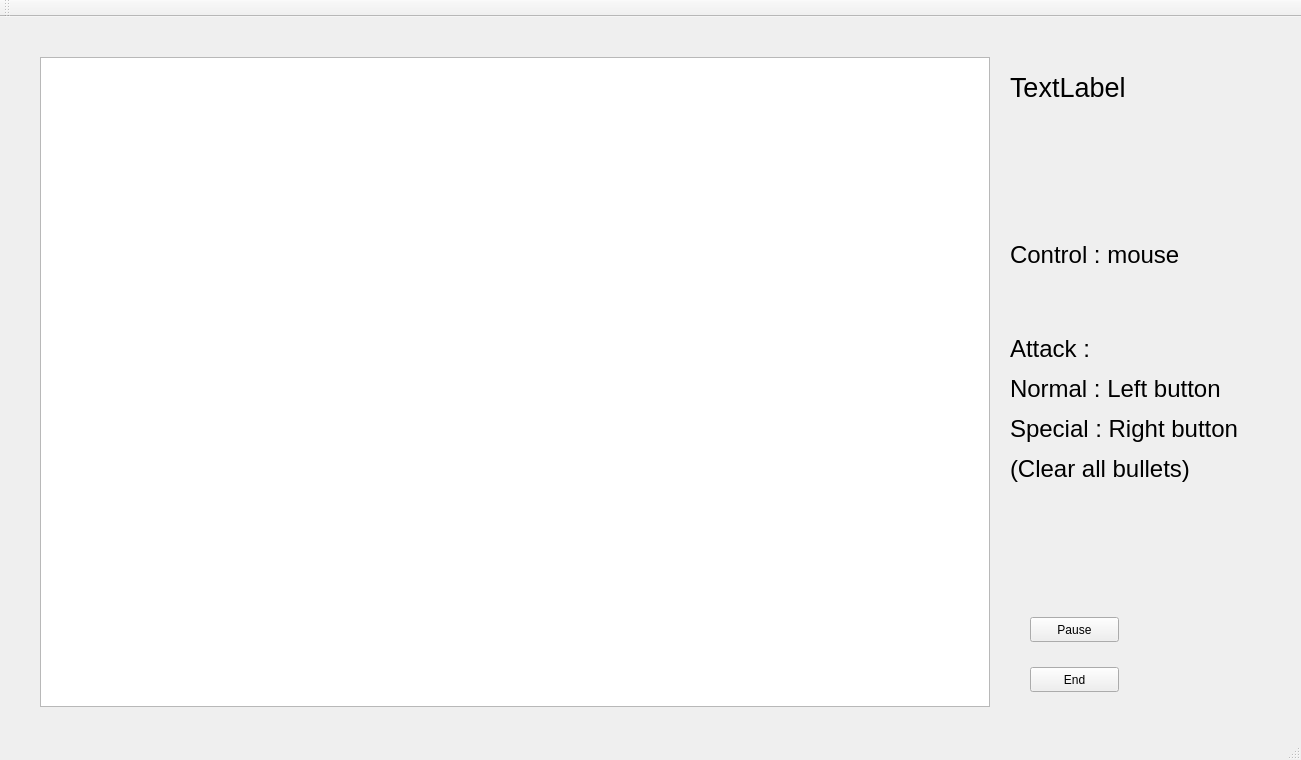
<?xml version="1.0" encoding="UTF-8"?>
<ui version="4.0">
 <class>MainWindow</class>
 <widget class="QMainWindow" name="MainWindow">
  <property name="geometry">
   <rect>
    <x>0</x>
    <y>0</y>
    <width>1301</width>
    <height>760</height>
   </rect>
  </property>
  <property name="windowTitle">
   <string>MainWindow</string>
  </property>
  <widget class="QWidget" name="centralWidget">
   <widget class="QGraphicsView" name="graphicsView">
    <property name="geometry">
     <rect>
      <x>40</x>
      <y>40</y>
      <width>950</width>
      <height>650</height>
     </rect>
    </property>
   </widget>
   <widget class="QLabel" name="label_time">
    <property name="geometry">
     <rect>
      <x>1010</x>
      <y>40</y>
      <width>271</width>
      <height>61</height>
     </rect>
    </property>
    <property name="font">
     <font>
      <pointsize>20</pointsize>
     </font>
    </property>
    <property name="text">
     <string>TextLabel</string>
    </property>
   </widget>
   <widget class="QLabel" name="label_control">
    <property name="geometry">
     <rect>
      <x>1010</x>
      <y>130</y>
      <width>251</width>
      <height>431</height>
     </rect>
    </property>
    <property name="text">
     <string>&lt;html&gt;&lt;head/&gt;&lt;body&gt;&lt;p&gt;&lt;span style=&quot; font-size:18pt;&quot;&gt;Control : mouse&lt;/span&gt;&lt;/p&gt;&lt;p&gt;&lt;span style=&quot; font-size:18pt;&quot;&gt;&lt;br/&gt;&lt;/span&gt;&lt;/p&gt;&lt;p&gt;&lt;span style=&quot; font-size:18pt;&quot;&gt;Attack :&lt;/span&gt;&lt;/p&gt;&lt;p&gt;&lt;span style=&quot; font-size:18pt;&quot;&gt;Normal : Left button&lt;/span&gt;&lt;/p&gt;&lt;p&gt;&lt;span style=&quot; font-size:18pt;&quot;&gt;Special : Right button&lt;/span&gt;&lt;/p&gt;&lt;p&gt;&lt;span style=&quot; font-size:18pt;&quot;&gt;(Clear all bullets)&lt;/span&gt;&lt;/p&gt;&lt;/body&gt;&lt;/html&gt;</string>
    </property>
   </widget>
   <widget class="QPushButton" name="pauseButton">
    <property name="geometry">
     <rect>
      <x>1030</x>
      <y>600</y>
      <width>89</width>
      <height>25</height>
     </rect>
    </property>
    <property name="text">
     <string>Pause</string>
    </property>
   </widget>
   <widget class="QPushButton" name="endButton">
    <property name="geometry">
     <rect>
      <x>1030</x>
      <y>650</y>
      <width>89</width>
      <height>25</height>
     </rect>
    </property>
    <property name="text">
     <string>End</string>
    </property>
   </widget>
  </widget>
  <widget class="QMenuBar" name="menuBar">
   <property name="geometry">
    <rect>
     <x>0</x>
     <y>0</y>
     <width>1301</width>
     <height>28</height>
    </rect>
   </property>
  </widget>
  <widget class="QToolBar" name="mainToolBar">
   <attribute name="toolBarArea">
    <enum>TopToolBarArea</enum>
   </attribute>
   <attribute name="toolBarBreak">
    <bool>false</bool>
   </attribute>
  </widget>
  <widget class="QStatusBar" name="statusBar"/>
 </widget>
 <layoutdefault spacing="6" margin="11"/>
 <resources/>
 <connections/>
</ui>
